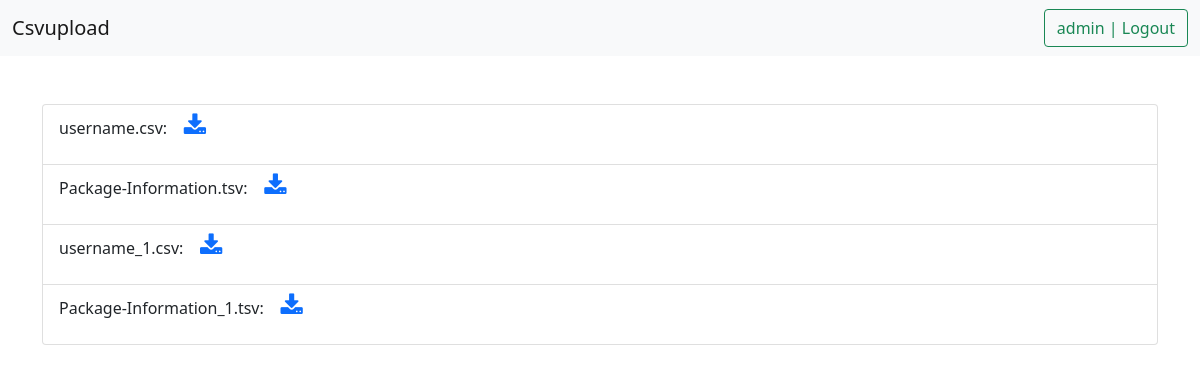
/allfiles/ (signed in), run on the app's committed database.
### backend/models.py (models this page shows, shortened)
class uploader(models.Model):
    username = models.CharField(max_length=256)
    file = models.FileField(upload_to='')
    file.short_description = 'Download Fieldname'

### backend/views.py (the view)
# urls.py: path('allfiles/', views.allfiles, name='allfiles'),
def allfiles(request):
    data = uploader.objects.all()
    return render(request, "allfiles.html", {"data": data})

### templates/allfiles.html (shortened to what this page needs)
<!DOCTYPE html>
<html lang="en">
<head>
</head>
<link rel="stylesheet" href="https://cdnjs.cloudflare.com/ajax/libs/font-awesome/4.7.0/css/font-awesome.min.css">
<link href="https://cdn.jsdelivr.net/npm/bootstrap@5.1.3/dist/css/bootstrap.min.css" rel="stylesheet"
>
<body>
    <nav class="navbar navbar-light bg-light">
        <div class="container-fluid">
            <a class="navbar-brand" href="/">Csvupload</a>
            <a href="/logout/" class="btn btn-outline-success">{{request.user}} | Logout</a>
        </div>
    </nav>
    <div class="container my-5">
        <ul class="list-group">
            {% for i in data %}
            <li class="list-group-item">
                <p>{{i.file}}: &nbsp;&nbsp;
                    <a href="/media/{{i.file}}/">
                        <i class="fa fa-download" style="font-size:24px"></i>
                    </a>
                </p>
            </li>
            {% endfor %}
        </ul>
    </div>
</body>
</html>

### data on the page
uploader: file "username.csv"
uploader: file "Package-Information.tsv"
uploader: file "username_1.csv"
uploader: file "Package-Information_1.tsv"

### other printed values
{{ request.user }} "admin"
